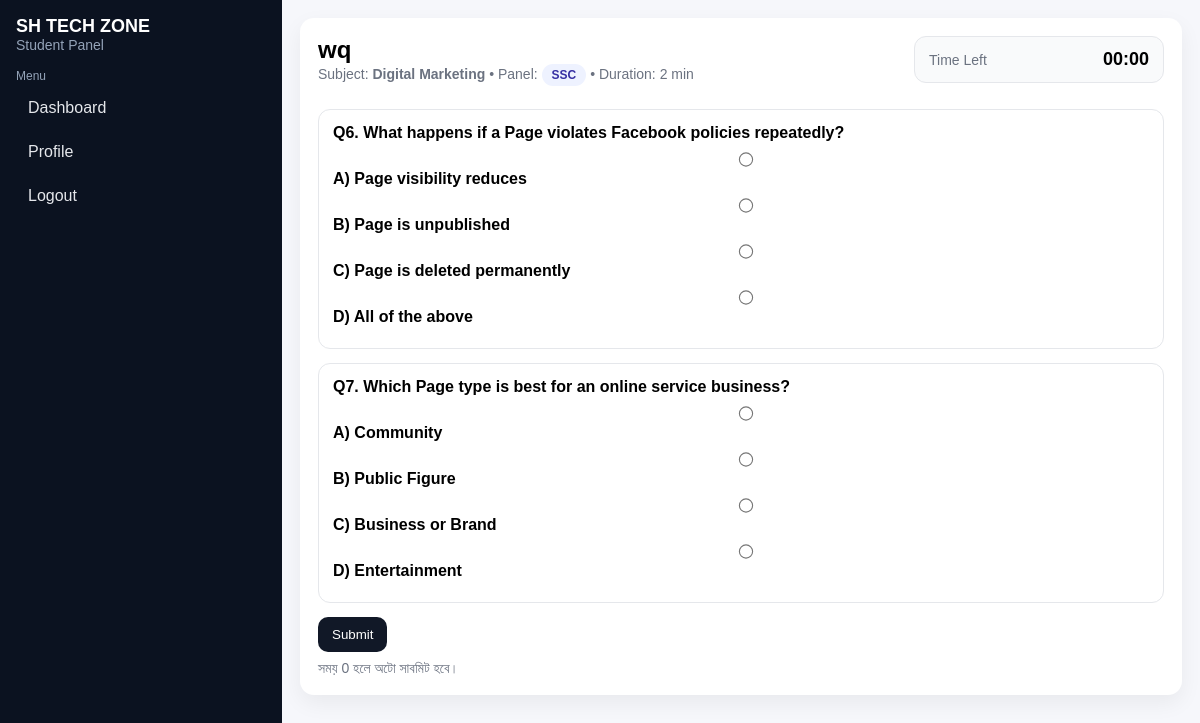
The page /exam/2/2 (signed in) on the database its author committed.
### tables this page shows
CREATE TABLE exams (
        id INTEGER PRIMARY KEY AUTOINCREMENT,
        subject_id INTEGER,
        batch_id INTEGER,
        title TEXT NOT NULL,
        label TEXT NOT NULL DEFAULT 'SSC',
        duration_minutes INTEGER NOT NULL DEFAULT 20,
        is_active INTEGER NOT NULL DEFAULT 1,
        visibility TEXT NOT NULL DEFAULT 'approved', -- 'registered' or 'approved'
        created_at TEXT NOT NULL,
        FOREIGN KEY (subject_id) REFERENCES subjects(id),
        FOREIGN KEY (batch_id) REFERENCES batches(id)
    );

CREATE TABLE subjects (
        id INTEGER PRIMARY KEY AUTOINCREMENT,
        name TEXT UNIQUE NOT NULL,
        is_active INTEGER NOT NULL DEFAULT 1,
        image_path TEXT,
        description TEXT,
        created_at TEXT NOT NULL
    );

CREATE TABLE questions (
        id INTEGER PRIMARY KEY AUTOINCREMENT,
        exam_id INTEGER NOT NULL,
        q_no INTEGER,
        q_type TEXT NOT NULL DEFAULT 'mcq' CHECK (q_type IN ('mcq','text')),
        question TEXT NOT NULL,
        opt_a TEXT,
        opt_b TEXT,
        opt_c TEXT,
        opt_d TEXT,
        correct CHAR(1) CHECK (correct IN ('A','B','C','D')),
        correct_text TEXT,
        FOREIGN KEY (exam_id) REFERENCES exams(id) ON DELETE CASCADE
    );

### app.py (the view)
@app.route("/exam/<int:exam_id>/<int:attempt_id>")
@student_required
def take_exam(exam_id, attempt_id):
    if not require_student_ok():
        return redirect(url_for("login"))
    uid = session["user_id"]
    conn = get_db()
    user = conn.execute("SELECT subject_id, batch_id, status FROM users WHERE id=?", (uid,)).fetchone()
    if not user or not user_can_list_any_exam(user["status"]):
        conn.close()
        flash("আপনার অ্যাকাউন্ট স্ট্যাটাসের কারণে exam দেখা যাবে না।", "warning")
        return redirect(url_for("dashboard"))
    exam = conn.execute(
        """SELECT e.*, s.name AS subject_name
           FROM exams e LEFT JOIN subjects s ON s.id=e.subject_id
           WHERE e.id=? AND e.is_active=1""",
        (exam_id,),
    ).fetchone()
    if not user_can_view_exam(user["status"], exam["visibility"]):
        conn.close()
        flash("এই exam দেখতে/দিতে আপনার অনুমতি নেই।", "warning")
        return redirect(url_for("dashboard"))
    attempt = conn.execute(
        "SELECT * FROM attempts WHERE id=? AND user_id=? AND exam_id=?",
        (attempt_id, uid, exam_id),
    ).fetchone()
    if not exam or not attempt:
        conn.close()
        abort(404)
    if exam["subject_id"] != user["subject_id"]:
        conn.close()
        abort(404)
    if exam["batch_id"] is not None and user["batch_id"] != exam["batch_id"]:
        conn.close()
        abort(404)
    if attempt["submitted_at"] is not None:
        conn.close()
        return redirect(url_for("result", attempt_id=attempt_id))
    questions = conn.execute(
        "SELECT * FROM questions WHERE exam_id=? ORDER BY COALESCE(q_no, id)",
        (exam_id,),
    ).fetchall()
    conn.close()
    if not questions:
        flash("এই এক্সামে কোনো প্রশ্ন নেই।", "warning")
        return redirect(url_for("dashboard"))
    started_at = datetime.fromisoformat(attempt["started_at"])
    duration = int(exam["duration_minutes"])
    elapsed = (utcnow() - started_at).total_seconds()
    remaining = max(0, int(duration * 60 - elapsed))
    return render_template(
        "student/exam.html",
        site_name=SITE_NAME,
        exam=exam,
        attempt_id=attempt_id,
        questions=questions,
        remaining_seconds=remaining,
    )

### app.py (called while the page is built)
def get_db():
    conn = sqlite3.connect(DB_PATH)
    conn.row_factory = sqlite3.Row
    try:
        conn.execute("PRAGMA foreign_keys = ON")
    except Exception:
        pass
    return conn

def utcnow():
    return datetime.now(timezone.utc)

def student_required(fn):
    @wraps(fn)
    def wrapper(*args, **kwargs):
        if not session.get("user_id"):
            return redirect(url_for("login"))
        return fn(*args, **kwargs)
    return wrapper

def require_student_ok():
    uid = session.get("user_id")
    if not uid:
        return False
    conn = get_db()
    row = conn.execute("SELECT is_blocked FROM users WHERE id=?", (uid,)).fetchone()
    conn.close()
    if not row:
        session.clear()
        return False
    if row["is_blocked"]:
        session.clear()
        flash("আপনার অ্যাকাউন্ট ব্লক করা। Admin এর সাথে যোগাযোগ করুন।", "danger")
        return False
    return True

def user_can_view_exam(user_status: str, exam_visibility: str) -> bool:
    vis = (exam_visibility or "approved").lower()
    st = (user_status or "registered").lower()
    if vis == "registered":
        return st not in ("rejected", "blocked")
    return st == "approved"

def user_can_list_any_exam(user_status: str) -> bool:
    st = (user_status or "registered").lower()
    return st not in ("rejected", "blocked")

### templates/student/exam.html (shortened to what this page needs)
{% extends "student/base.html" %}
{% block content %}
  <div style="display:flex; justify-content:space-between; align-items:flex-start; gap:12px; flex-wrap:wrap;">
    <div>
      <h2 style="margin:0;">{{ exam.title }}</h2>
      <div class="muted">
        Subject: <b>{{ exam.subject_name or '-' }}</b> •
        Panel: <span class="pill">{{ exam.label }}</span> • Duration: {{ exam.duration_minutes }} min
      </div>
    </div>
    <div class="timerBox" style="min-width:220px;">
      <div class="muted">Time Left</div>
      <div class="timer" id="timer">--:--</div>
    </div>
  </div>
  <form id="examForm" method="post" action="{{ url_for('submit_exam', attempt_id=attempt_id) }}">
    {% for q in questions %}
      <div class="q">
        <div style="font-weight:900;">
          {% if q.q_no %}Q{{ q.q_no }}.{% else %}Q.{% endif %}
          {{ q.question }}
        </div>
        {% if q.q_type == 'mcq' %}
          <label class="opt"><input type="radio" name="q_{{ q.id }}" value="A" required> A) {{ q.opt_a }}</label>
          <label class="opt"><input type="radio" name="q_{{ q.id }}" value="B"> B) {{ q.opt_b }}</label>
          <label class="opt"><input type="radio" name="q_{{ q.id }}" value="C"> C) {{ q.opt_c }}</label>
          <label class="opt"><input type="radio" name="q_{{ q.id }}" value="D"> D) {{ q.opt_d }}</label>
        {% else %}
          <label>Your Answer (typing)</label>
          <textarea name="q_{{ q.id }}_text" rows="3" required placeholder="Type your answer..."></textarea>
          <div class="muted" style="margin-top:6px;">এই Written question এর ফল Pending থাকবে—Employee/Admin পরে review করবে।</div>
        {% endif %}
      </div>
    {% endfor %}
    <button class="btn btn2" type="submit">Submit</button>
    <div class="muted" style="margin-top:8px;">সময় 0 হলে অটো সাবমিট হবে।</div>
  </form>
{% endblock %}

### templates/student/base.html (style rules this page uses)
body { font-family: Arial, sans-serif; margin: 0; background: #f6f7fb; }
.muted { color:#6b7280; font-size: 14px; }
a.btn, button.btn { display:inline-block; padding: 10px 14px; border-radius: 10px; border: 0; text-decoration:none; background:#111827; color:#fff; cursor:pointer; }
.btn2 { background:#2563eb; }
textarea, input, select { width:100%; padding:10px; border-radius:10px; border:1px solid #e5e7eb; box-sizing: border-box; }
label { font-weight: 700; display:block; margin: 10px 0 6px; }
.pill { display:inline-block; padding: 4px 10px; border-radius: 999px; background:#eef2ff; color:#3730a3; font-weight:700; font-size:12px; }
.q { margin: 14px 0; padding: 14px; border: 1px solid #e5e7eb; border-radius: 12px; background:#fff; }
.opt { display:block; margin: 8px 0; }
input[type="radio"] { transform: scale(1.1); margin-right: 8px; }
.timerBox { display:flex; gap:10px; align-items:center; justify-content:space-between; padding: 12px 14px; border:1px solid #e5e7eb; border-radius: 12px; background: #f9fafb; margin-bottom: 12px; }
.timer { font-size: 18px; font-weight: 900; }

### rows shown on the page
exams: title "wq", label "SSC", duration_minutes "2"
subjects: name "Digital Marketing"
questions: q_no "6", question "What happens if a Page violates Facebook policies repeatedly?", opt_a "Page visibility reduces", opt_b "Page is unpublished", opt_c "Page is deleted permanently", opt_d "All of the above"
questions: q_no "7", question "Which Page type is best for an online service business?", opt_a "Community", opt_b "Public Figure", opt_c "Business or Brand", opt_d "Entertainment"

### other values the page prints
{{ site_name }} "SH TECH ZONE"
